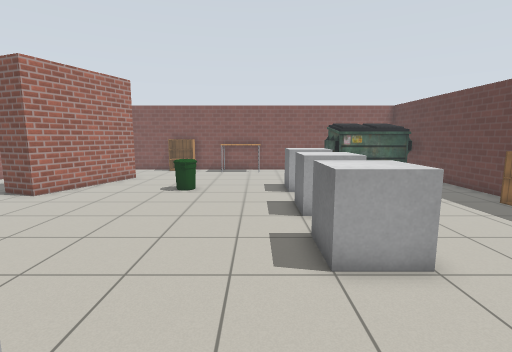
view 1 (above)

19 first-person views from a walk through a Gazebo world. The camera is 1.3 m above the floor, tilts 8° down and sees 85° across. The floor is counted in squares, 0.5 m on a side. Each view is taken from the middle of a square. On the plan, view 1 faces up. The plan holds only what a view shows up to about 19 squares ahead; the rest is blank. Gazebo's built-in surfaces are drawn with simple patterns. Some stock models are drawn as simple stand-ins. Some surface patterns are stand-ins.

view 2
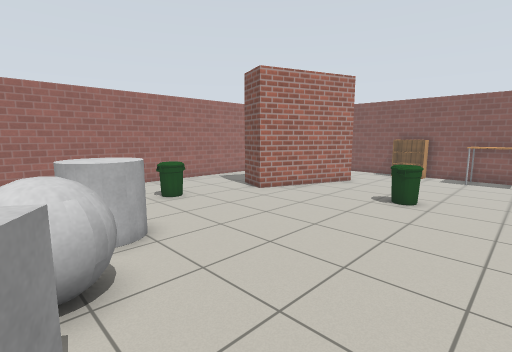

view 3
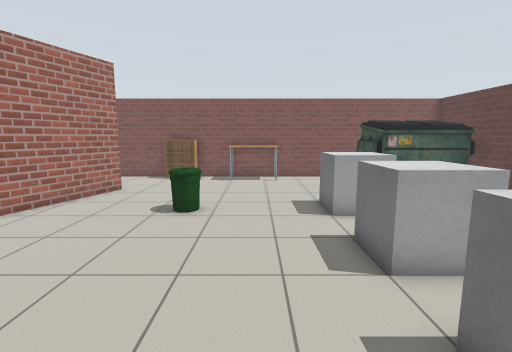

view 4
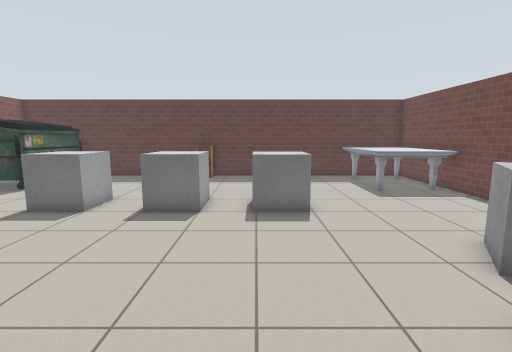

view 5
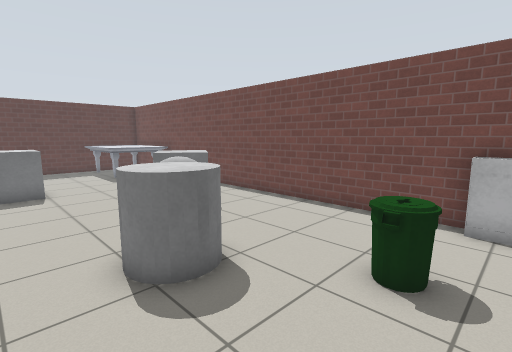

view 6
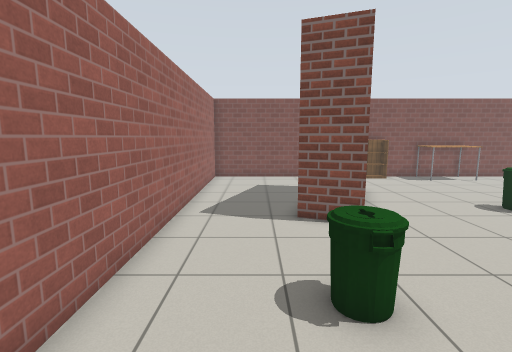

view 7
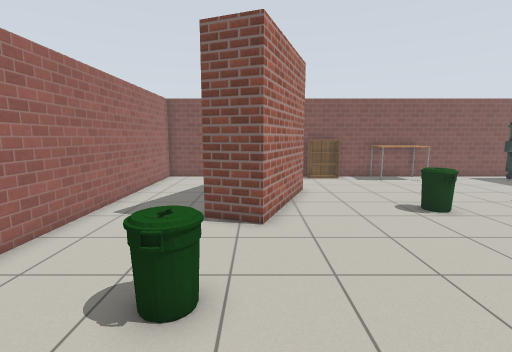

view 8
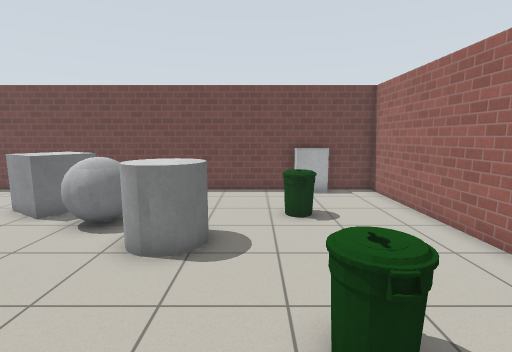

view 9
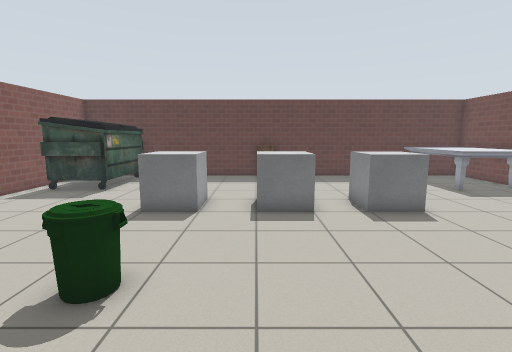

view 10
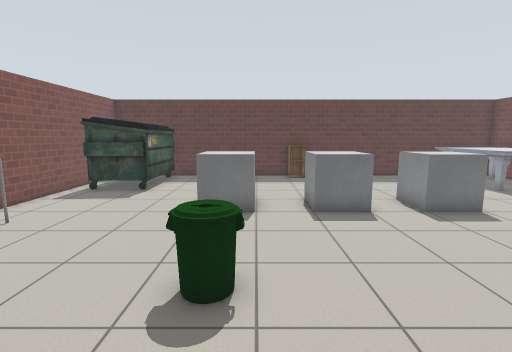

view 11
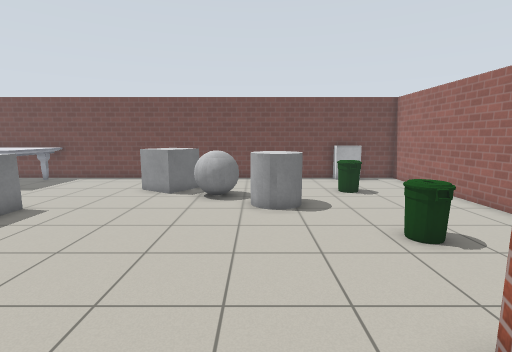

view 12
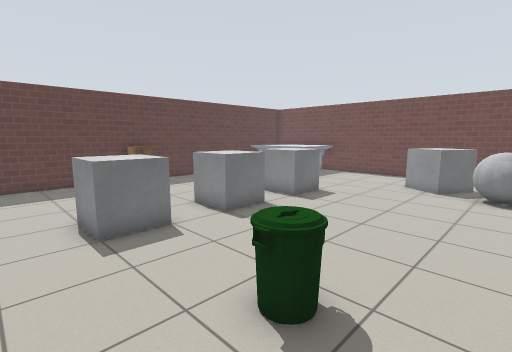

view 13
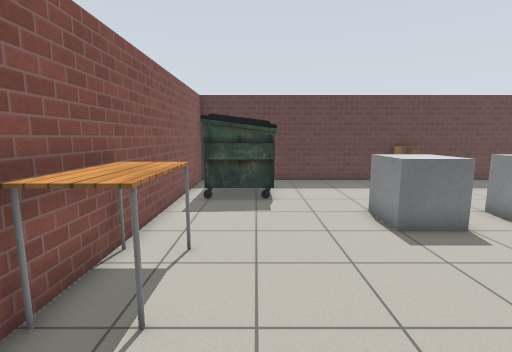

view 14
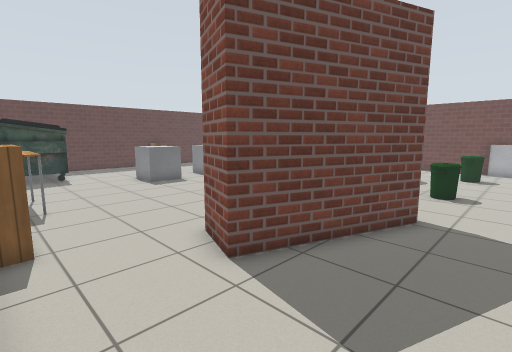

view 15
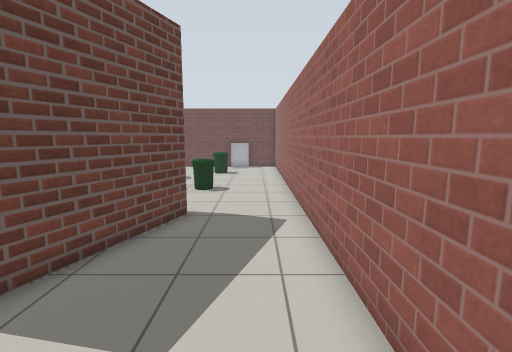

view 16
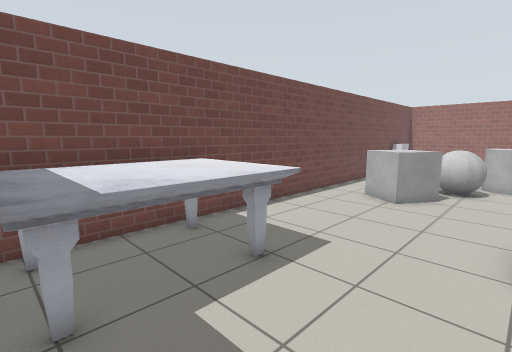

view 17
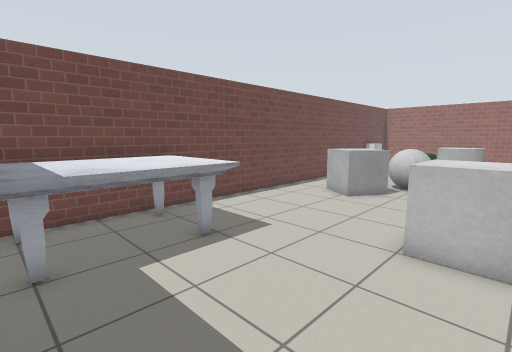

view 18
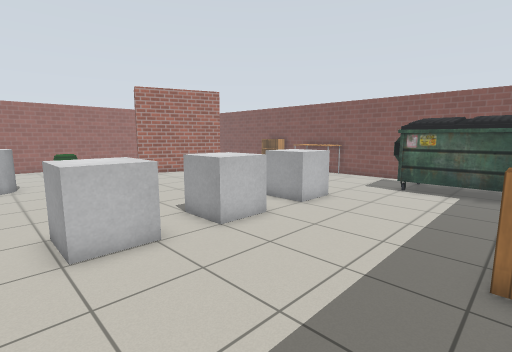

view 19
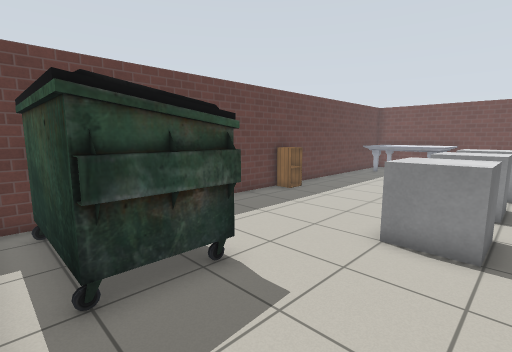

### Floor plan
Key: @ floor where view 1 was taken; # wall or solid block; . floor; U dumpster; B brick block; I bin; C cabinet; G grey box; K bookshelf; T table; R grey cylinder; E grey ball; M marble table; O other object.
Columns run from 16 left of view 1 to 11 right of it. Each row starts with its distance up from view 1.
 23 ##########  ##   ###########
 22 #.........KK..TTT..........#
 21 #.............TTT....UUUUUU#
 20 #....................UUUUU #
 19 #....................UUUUUU#
 18 #......BB.............UUUUU#
 17 #.....B B..................#
 16 #.....BB...................#
 15 #....B B..........OO.......#
 14 #....B B....II....OO.......#
 13 #....BB.....I.....OO.......#
 12 #.....B....................#
 11 #.................OO......C#
 10 #.................OO......C#
  9 #.................OO.......#
  8 #...II.....................#
  7 #.................OO.......#
  6 #.................OO.......#
  5 #.......RR........OO.......#
  4 #......RRR.................#
  3 #.......R.EE...............#
  2 #...II....EE.GG............#
  1 #....I......GGG......MMMMMM#
  0 #............GG.@....MMMMMM#
 -1 #....................MMMMMM#
 -2 #..CC................MMMMMM#
 -3 ############################

Positions as (right, up) in squares from view 1, and headings:
1: (0, 0), facing up
2: (0, 2), facing up-left
3: (-1, 4), facing up
4: (-8, 7), facing right
5: (-13, 7), facing down-right
6: (-13, 4), facing up
7: (-10, 4), facing up
8: (-10, 11), facing down
9: (-8, 11), facing right
10: (-8, 13), facing right
11: (-7, 15), facing down
12: (-6, 17), facing down-right
13: (-6, 19), facing right
14: (-14, 22), facing down-right
15: (-14, 22), facing down
16: (10, 5), facing down-left
17: (10, 7), facing down-left
18: (10, 4), facing up-left
19: (1, 22), facing down-right
